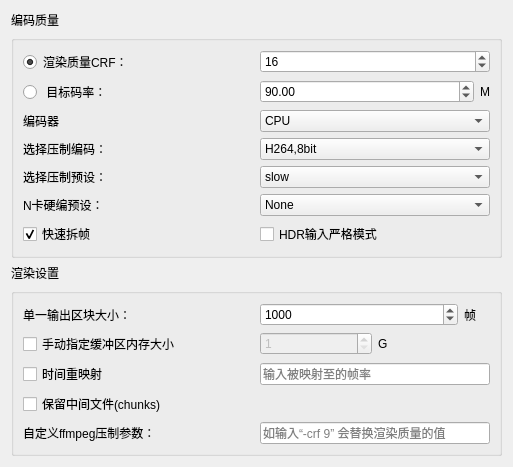
                     <widget class="QWidget" name="RenderSettings">
                      <property name="geometry">
                       <rect>
                        <x>0</x>
                        <y>0</y>
                        <width>513</width>
                        <height>454</height>
                       </rect>
                      </property>
                      <attribute name="label">
                       <string>输出质量设置</string>
                      </attribute>
                      <layout class="QGridLayout" name="gridLayout_29">
                       <item row="3" column="0">
                        <widget class="QGroupBox" name="RenderSettingsGroup">
                         <property name="title">
                          <string/>
                         </property>
                         <layout class="QGridLayout" name="gridLayout_27">
                          <item row="0" column="0">
                           <layout class="QGridLayout" name="gridLayout_12">
                            <item row="2" column="0">
                             <widget class="QLabel" name="label_26">
                              <property name="text">
                               <string>单一输出区块大小：</string>
                              </property>
                             </widget>
                            </item>
                            <item row="8" column="1">
                             <widget class="QLineEdit" name="SlowmotionFPS">
                              <property name="sizePolicy">
                               <sizepolicy hsizetype="Preferred" vsizetype="Fixed">
                                <horstretch>0</horstretch>
                                <verstretch>0</verstretch>
                               </sizepolicy>
                              </property>
                              <property name="layoutDirection">
                               <enum>Qt::LeftToRight</enum>
                              </property>
                              <property name="placeholderText">
                               <string>输入被映射至的帧率</string>
                              </property>
                             </widget>
                            </item>
                            <item row="10" column="1">
                             <widget class="QLineEdit" name="FFmpegCustomer">
                              <property name="sizePolicy">
                               <sizepolicy hsizetype="Preferred" vsizetype="Preferred">
                                <horstretch>0</horstretch>
                                <verstretch>0</verstretch>
                               </sizepolicy>
                              </property>
                              <property name="placeholderText">
                               <string>如输入“-crf 9” 会替换渲染质量的值</string>
                              </property>
                             </widget>
                            </item>
                            <item row="3" column="1">
                             <layout class="QHBoxLayout" name="horizontalLayout_28">
                              <item>
                               <widget class="QSpinBox" name="BufferSizeSelector">
                                <property name="enabled">
                                 <bool>false</bool>
                                </property>
                                <property name="sizePolicy">
                                 <sizepolicy hsizetype="Preferred" vsizetype="Fixed">
                                  <horstretch>0</horstretch>
                                  <verstretch>0</verstretch>
                                 </sizepolicy>
                                </property>
                                <property name="toolTip">
                                 <string>&lt;html&gt;&lt;head/&gt;&lt;body&gt;&lt;p&gt;防止爆内存，一般不用勾选。&lt;span style=&quot; font-weight:600;&quot;&gt;专业人士自用&lt;/span&gt;&lt;/p&gt;&lt;/body&gt;&lt;/html&gt;</string>
                                </property>
                                <property name="minimum">
                                 <number>1</number>
                                </property>
                                <property name="maximum">
                                 <number>500</number>
                                </property>
                                <property name="singleStep">
                                 <number>1</number>
                                </property>
                                <property name="value">
                                 <number>1</number>
                                </property>
                               </widget>
                              </item>
                              <item>
                               <widget class="QLabel" name="label_28">
                                <property name="text">
                                 <string>G</string>
                                </property>
                               </widget>
                              </item>
                             </layout>
                            </item>
                            <item row="2" column="1">
                             <layout class="QHBoxLayout" name="horizontalLayout_26">
                              <item>
                               <widget class="MySpinBox" name="RenderGapSelector">
                                <property name="sizePolicy">
                                 <sizepolicy hsizetype="Preferred" vsizetype="Fixed">
                                  <horstretch>0</horstretch>
                                  <verstretch>0</verstretch>
                                 </sizepolicy>
                                </property>
                                <property name="minimum">
                                 <number>100</number>
                                </property>
                                <property name="maximum">
                                 <number>999999999</number>
                                </property>
                                <property name="singleStep">
                                 <number>100</number>
                                </property>
                                <property name="value">
                                 <number>1000</number>
                                </property>
                               </widget>
                              </item>
                              <item>
                               <widget class="QLabel" name="label_27">
                                <property name="sizePolicy">
                                 <sizepolicy hsizetype="Maximum" vsizetype="Preferred">
                                  <horstretch>0</horstretch>
                                  <verstretch>0</verstretch>
                                 </sizepolicy>
                                </property>
                                <property name="text">
                                 <string>帧    </string>
                                </property>
                                <property name="alignment">
                                 <set>Qt::AlignLeading|Qt::AlignLeft|Qt::AlignVCenter</set>
                                </property>
                               </widget>
                              </item>
                             </layout>
                            </item>
                            <item row="3" column="0">
                             <widget class="QCheckBox" name="MBufferChecker">
                              <property name="toolTip">
                               <string>&lt;html&gt;&lt;head/&gt;&lt;body&gt;&lt;p&gt;防止爆内存，一般不用勾选。&lt;span style=&quot; font-weight:600;&quot;&gt;专业人士自用&lt;/span&gt;&lt;/p&gt;&lt;/body&gt;&lt;/html&gt;</string>
                              </property>
                              <property name="text">
                               <string>手动指定缓冲区内存大小</string>
                              </property>
                             </widget>
                            </item>
                            <item row="10" column="0">
                             <widget class="QLabel" name="label_30">
                              <property name="sizePolicy">
                               <sizepolicy hsizetype="Preferred" vsizetype="Preferred">
                                <horstretch>0</horstretch>
                                <verstretch>0</verstretch>
                               </sizepolicy>
                              </property>
                              <property name="text">
                               <string>自定义ffmpeg压制参数：</string>
                              </property>
                             </widget>
                            </item>
                            <item row="8" column="0">
                             <widget class="QCheckBox" name="slowmotion">
                              <property name="toolTip">
                               <string>&lt;html&gt;&lt;head/&gt;&lt;body&gt;&lt;p&gt;使用慢动作输出。&lt;/p&gt;&lt;p&gt;输出的视频帧率将与右边输入的慢动作帧率相同，输出时长与原视频时长的比等于基础设置的&lt;span style=&quot; font-weight:600;&quot;&gt;输出帧率/慢动作帧率&lt;/span&gt;&lt;/p&gt;&lt;/body&gt;&lt;/html&gt;</string>
                              </property>
                              <property name="whatsThis">
                               <string>&lt;html&gt;&lt;head/&gt;&lt;body&gt;&lt;p&gt;&lt;span style=&quot; font-weight:600;&quot;&gt;补帧帧率 = 输入帧率 * 补帧倍率&lt;/span&gt;&lt;/p&gt;&lt;/body&gt;&lt;/html&gt;</string>
                              </property>
                              <property name="layoutDirection">
                               <enum>Qt::LeftToRight</enum>
                              </property>
                              <property name="text">
                               <string>时间重映射</string>
                              </property>
                             </widget>
                            </item>
                            <item row="9" column="0">
                             <widget class="QCheckBox" name="KeepChunksChecker">
                              <property name="text">
                               <string>保留中间文件(chunks)</string>
                              </property>
                             </widget>
                            </item>
                           </layout>
                          </item>
                         </layout>
                        </widget>
                       </item>
                       <item row="0" column="0">
                        <widget class="QLabel" name="EncodeSettingsLabel">
                         <property name="text">
                          <string>编码质量</string>
                         </property>
                        </widget>
                       </item>
                       <item row="1" column="0">
                        <widget class="QGroupBox" name="groupBox_7">
                         <property name="title">
                          <string/>
                         </property>
                         <layout class="QGridLayout" name="gridLayout_32">
                          <item row="10" column="1">
                           <widget class="MyComboBox" name="PresetSelector">
                            <property name="sizePolicy">
                             <sizepolicy hsizetype="Preferred" vsizetype="Fixed">
                              <horstretch>0</horstretch>
                              <verstretch>0</verstretch>
                             </sizepolicy>
                            </property>
                            <property name="toolTip">
                             <string>&lt;html&gt;&lt;head/&gt;&lt;body&gt;&lt;p&gt;&lt;br/&gt;&lt;/p&gt;&lt;/body&gt;&lt;/html&gt;</string>
                            </property>
                            <property name="currentText">
                             <string>slow</string>
                            </property>
                            <item>
                             <property name="text">
                              <string>slow</string>
                             </property>
                            </item>
                           </widget>
                          </item>
                          <item row="11" column="0">
                           <widget class="QLabel" name="HwaccelPresetLabel">
                            <property name="toolTip">
                             <string>&lt;html&gt;&lt;head/&gt;&lt;body&gt;&lt;p&gt;针对10系或20系N卡&lt;/p&gt;&lt;/body&gt;&lt;/html&gt;</string>
                            </property>
                            <property name="text">
                             <string>N卡硬编预设：</string>
                            </property>
                           </widget>
                          </item>
                          <item row="12" column="1">
                           <widget class="QCheckBox" name="StrictModeChecker">
                            <property name="toolTip">
                             <string>&lt;html&gt;&lt;head/&gt;&lt;body&gt;&lt;p&gt;严格按照自定义的编码设置进行编码，不进行HDR内容检查&lt;/p&gt;&lt;/body&gt;&lt;/html&gt;</string>
                            </property>
                            <property name="text">
                             <string>HDR输入严格模式</string>
                            </property>
                           </widget>
                          </item>
                          <item row="1" column="0">
                           <widget class="QRadioButton" name="UseCRF">
                            <property name="sizePolicy">
                             <sizepolicy hsizetype="Preferred" vsizetype="Preferred">
                              <horstretch>0</horstretch>
                              <verstretch>0</verstretch>
                             </sizepolicy>
                            </property>
                            <property name="toolTip">
                             <string>&lt;html&gt;&lt;head/&gt;&lt;body&gt;&lt;p&gt;&lt;br/&gt;&lt;/p&gt;&lt;/body&gt;&lt;/html&gt;</string>
                            </property>
                            <property name="text">
                             <string>渲染质量CRF：</string>
                            </property>
                            <property name="checked">
                             <bool>true</bool>
                            </property>
                           </widget>
                          </item>
                          <item row="6" column="0">
                           <widget class="QLabel" name="label_25">
                            <property name="toolTip">
                             <string>&lt;html&gt;&lt;head/&gt;&lt;body&gt;&lt;p&gt;&lt;span style=&quot; font-weight:600;&quot;&gt;None:&lt;/span&gt; 不使用硬件编码&lt;/p&gt;&lt;p&gt;&lt;span style=&quot; font-weight:600;&quot;&gt;NVENC: &lt;/span&gt;使用NVIDIA显卡进行硬件编码，速度快，质量高&lt;/p&gt;&lt;p&gt;&lt;span style=&quot; font-weight:600;&quot;&gt;QSV: &lt;/span&gt;使用Intel集显进行硬件编码，编码质量看情况而定。没有Intel集显不要使用此项。&lt;/p&gt;&lt;p&gt;如果在输出窗口遇到&lt;span style=&quot; font-weight:600;&quot;&gt;Broken Pipe&lt;/span&gt;错误，请尝试勾选None以取消使用硬件编码&lt;/p&gt;&lt;p&gt;&lt;br/&gt;&lt;/p&gt;&lt;/body&gt;&lt;/html&gt;</string>
                            </property>
                            <property name="text">
                             <string>编码器</string>
                            </property>
                           </widget>
                          </item>
                          <item row="7" column="0">
                           <widget class="QLabel" name="EncoderReminder">
                            <property name="toolTip">
                             <string>&lt;html&gt;&lt;head/&gt;&lt;body&gt;&lt;p&gt;&lt;span style=&quot; font-weight:600;&quot;&gt;HEVC&lt;/span&gt;：高效视频压制格式，用更低的码率获得更优的画面质量。对于配置较低的电脑，解码可能会有困难。4K、HDR、用于收藏的蓝光原盘等内容只推荐使用此编码&lt;/p&gt;&lt;p&gt;&lt;span style=&quot; font-weight:600;&quot;&gt;H264&lt;/span&gt;：非常通用的压制编码，不推荐用于超高清内容&lt;/p&gt;&lt;p&gt;&lt;span style=&quot; font-weight:600;&quot;&gt;ProRes: &lt;/span&gt;剪辑中间格式专用，如果你希望码率越大越好，选这个就完事了&lt;/p&gt;&lt;/body&gt;&lt;/html&gt;</string>
                            </property>
                            <property name="text">
                             <string>选择压制编码： </string>
                            </property>
                            <property name="alignment">
                             <set>Qt::AlignLeading|Qt::AlignLeft|Qt::AlignVCenter</set>
                            </property>
                           </widget>
                          </item>
                          <item row="10" column="0">
                           <widget class="QLabel" name="PresetReminder">
                            <property name="toolTip">
                             <string>&lt;html&gt;&lt;head/&gt;&lt;body&gt;&lt;p&gt;&lt;span style=&quot; font-weight:600;&quot;&gt;slow或veryslow的压制质量一般是最好的，速度慢&lt;/span&gt;&lt;/p&gt;&lt;p&gt;ll是硬件编码专用预设，代表low latency，低延迟，速度快，质量不高&lt;/p&gt;&lt;p&gt;hq是硬件编码专用预设，代表high quality，相对高质量，但不会比slow高&lt;/p&gt;&lt;p&gt;&lt;span style=&quot; font-weight:600;&quot;&gt;其他都是字面意思&lt;/span&gt;&lt;/p&gt;&lt;/body&gt;&lt;/html&gt;</string>
                            </property>
                            <property name="text">
                             <string>选择压制预设：</string>
                            </property>
                            <property name="alignment">
                             <set>Qt::AlignLeading|Qt::AlignLeft|Qt::AlignVCenter</set>
                            </property>
                           </widget>
                          </item>
                          <item row="7" column="1">
                           <widget class="MyComboBox" name="EncoderSelector">
                            <property name="sizePolicy">
                             <sizepolicy hsizetype="Preferred" vsizetype="Fixed">
                              <horstretch>0</horstretch>
                              <verstretch>0</verstretch>
                             </sizepolicy>
                            </property>
                            <item>
                             <property name="text">
                              <string>H264,8bit</string>
                             </property>
                            </item>
                           </widget>
                          </item>
                          <item row="12" column="0">
                           <widget class="QCheckBox" name="QuickExtractChecker">
                            <property name="toolTip">
                             <string>&lt;html&gt;&lt;head/&gt;&lt;body&gt;&lt;p&gt;使用ffmpeg内置视频导出图片算法，速度稍快，但可能出现颜色偏差&lt;/p&gt;&lt;/body&gt;&lt;/html&gt;</string>
                            </property>
                            <property name="text">
                             <string>快速拆帧</string>
                            </property>
                            <property name="checked">
                             <bool>true</bool>
                            </property>
                           </widget>
                          </item>
                          <item row="6" column="1">
                           <widget class="QComboBox" name="HwaccelSelector">
                            <property name="toolTip">
                             <string>&lt;html&gt;&lt;head/&gt;&lt;body&gt;&lt;p&gt;&lt;br/&gt;&lt;/p&gt;&lt;p&gt;&lt;br/&gt;&lt;/p&gt;&lt;/body&gt;&lt;/html&gt;</string>
                            </property>
                            <item>
                             <property name="text">
                              <string>CPU</string>
                             </property>
                            </item>
                            <item>
                             <property name="text">
                              <string>NVENC</string>
                             </property>
                            </item>
                            <item>
                             <property name="text">
                              <string>QSV</string>
                             </property>
                            </item>
                           </widget>
                          </item>
                          <item row="1" column="1">
                           <widget class="MySpinBox" name="CRFSelector">
                            <property name="sizePolicy">
                             <sizepolicy hsizetype="Preferred" vsizetype="Maximum">
                              <horstretch>0</horstretch>
                              <verstretch>0</verstretch>
                             </sizepolicy>
                            </property>
                            <property name="minimum">
                             <number>0</number>
                            </property>
                            <property name="maximum">
                             <number>51</number>
                            </property>
                            <property name="value">
                             <number>16</number>
                            </property>
                           </widget>
                          </item>
                          <item row="4" column="0">
                           <widget class="QRadioButton" name="UseTargetBitrate">
                            <property name="sizePolicy">
                             <sizepolicy hsizetype="Preferred" vsizetype="Preferred">
                              <horstretch>0</horstretch>
                              <verstretch>0</verstretch>
                             </sizepolicy>
                            </property>
                            <property name="toolTip">
                             <string>&lt;html&gt;&lt;head/&gt;&lt;body&gt;&lt;p&gt;目标码率，1pass下不代表实际码率&lt;/p&gt;&lt;p&gt;最终输出码率大概率低于目标码率，请勿恐慌&lt;/p&gt;&lt;/body&gt;&lt;/html&gt;</string>
                            </property>
                            <property name="text">
                             <string> 目标码率：</string>
                            </property>
                           </widget>
                          </item>
                          <item row="11" column="1">
                           <widget class="MyComboBox" name="HwaccelPresetSelector">
                            <property name="toolTip">
                             <string>&lt;html&gt;&lt;head/&gt;&lt;body&gt;&lt;p&gt;第几代N卡&lt;/p&gt;&lt;p&gt;&lt;br/&gt;&lt;/p&gt;&lt;/body&gt;&lt;/html&gt;</string>
                            </property>
                            <item>
                             <property name="text">
                              <string>None</string>
                             </property>
                            </item>
                            <item>
                             <property name="text">
                              <string>5th</string>
                             </property>
                            </item>
                            <item>
                             <property name="text">
                              <string>6th</string>
                             </property>
                            </item>
                            <item>
                             <property name="text">
                              <string>7th+</string>
                             </property>
                            </item>
                           </widget>
                          </item>
                          <item row="4" column="1">
                           <layout class="QHBoxLayout" name="horizontalLayout_4">
                            <item>
                             <widget class="MyDoubleSpinBox" name="BitrateSelector">
                              <property name="sizePolicy">
                               <sizepolicy hsizetype="Preferred" vsizetype="Maximum">
                                <horstretch>0</horstretch>
                                <verstretch>0</verstretch>
                               </sizepolicy>
                              </property>
                              <property name="maximum">
                               <double>1000000.000000000000000</double>
                              </property>
                              <property name="value">
                               <double>90.000000000000000</double>
                              </property>
                             </widget>
                            </item>
                            <item>
                             <widget class="QLabel" name="TargetBitrateMeasure">
                              <property name="sizePolicy">
                               <sizepolicy hsizetype="Fixed" vsizetype="Preferred">
                                <horstretch>0</horstretch>
                                <verstretch>0</verstretch>
                               </sizepolicy>
                              </property>
                              <property name="text">
                               <string>M</string>
                              </property>
                             </widget>
                            </item>
                           </layout>
                          </item>
                         </layout>
                        </widget>
                       </item>
                       <item row="2" column="0">
                        <widget class="QLabel" name="RenderSettingsLabel">
                         <property name="text">
                          <string>渲染设置</string>
                         </property>
                        </widget>
                       </item>
                       <item row="4" column="0">
                        <spacer name="verticalSpacer_4">
                         <property name="orientation">
                          <enum>Qt::Vertical</enum>
                         </property>
                         <property name="sizeHint" stdset="0">
                          <size>
                           <width>20</width>
                           <height>40</height>
                          </size>
                         </property>
                        </spacer>
                       </item>
                      </layout>
                     </widget>
